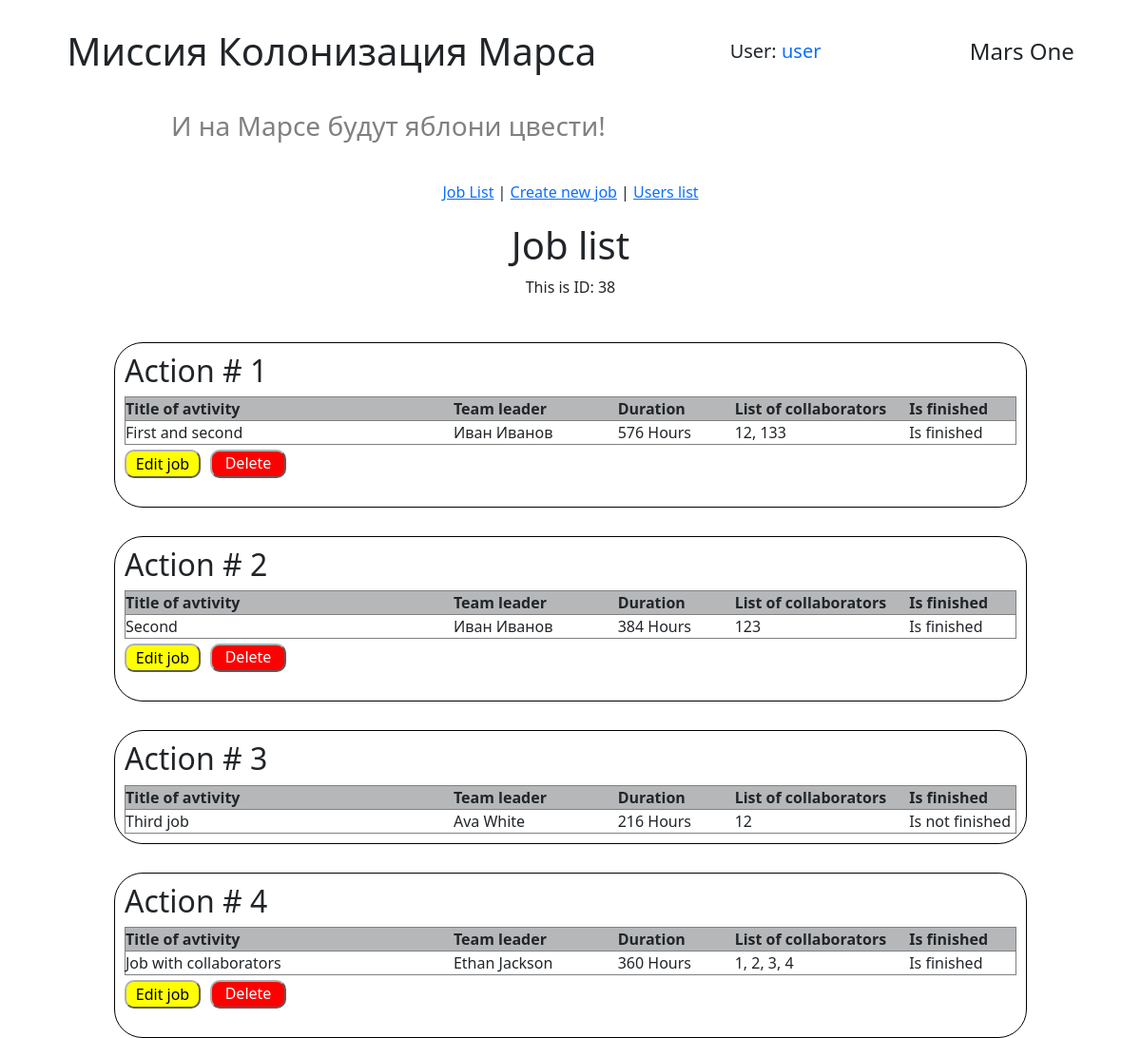
Screenshot of /jobs_list (signed in) with the database file from the repository.
### data/users.py (models this page shows, shortened)
class User(SqlAlchemyBase, UserMixin):
    __tablename__ = 'users'
    id = sqlalchemy.Column(sqlalchemy.Integer, primary_key=True, autoincrement=True)
    surname = sqlalchemy.Column(sqlalchemy.String, nullable=True)
    name = sqlalchemy.Column(sqlalchemy.String, nullable=True)
    age = sqlalchemy.Column(sqlalchemy.Integer, nullable=True)
    position = sqlalchemy.Column(sqlalchemy.String, nullable=True)
    speciality = sqlalchemy.Column(sqlalchemy.String, nullable=True)
    address = sqlalchemy.Column(sqlalchemy.String, nullable=True)
    email = sqlalchemy.Column(sqlalchemy.String, index=True, unique=True, nullable=True)
    hashed_password = sqlalchemy.Column(sqlalchemy.String, nullable=True)
    modified_date = sqlalchemy.Column(sqlalchemy.DateTime, default=datetime.datetime.now)
    news = orm.relationship("News", back_populates='user')

### data/jobs.py (models this page shows)
class Jobs(SqlAlchemyBase):
    __tablename__ = 'jobs'
    id = sqlalchemy.Column(sqlalchemy.Integer, primary_key=True,
                           autoincrement=True)
    author = sqlalchemy.Column(sqlalchemy.Integer,
                               ForeignKey('users.id'), nullable=False)
    team_leader = sqlalchemy.Column(sqlalchemy.Integer,
                                    ForeignKey('users.id'), nullable=False)
    job_title = sqlalchemy.Column(sqlalchemy.String, nullable=True)
    work_size = sqlalchemy.Column(sqlalchemy.Integer, nullable=False)
    collaborators = sqlalchemy.Column(sqlalchemy.String, nullable=True)
    start_date = sqlalchemy.Column(sqlalchemy.DateTime,
                                   default=datetime.datetime.now)
    end_date = sqlalchemy.Column(sqlalchemy.DateTime,
                                 default=datetime.datetime.now)
    is_finished = sqlalchemy.Column(sqlalchemy.Boolean, default=False)
    team_leader_user = relationship("User", backref='team_leader_jobs',
                                    foreign_keys=[team_leader])
    author_user = relationship("User", backref='author_jobs',
                               foreign_keys=[author])

### handlers/work_with_jobs.py (the view)
@work_with_jobs_bp.route('/jobs_list')
@login_required
def get_jobs_list():
    db_ss = db_session.create_session()
    jobs = db_ss.query(Jobs).all()
    current_user_id = current_user.id
    message = get_flashed_messages()
    print(message)
    return render_template('jobs.html', jobs=jobs,
                           current_user_id=current_user_id,
                           message=message)

### data/db_session.py (called while the page is built)
def create_session() -> Session:
    global __factory
    return __factory()

### main.py (called while the page is built)
@login_manager.user_loader
def load_user(user_id):
    db_sess = db_session.create_session()
    return db_sess.query(User).get(user_id)

### templates/jobs.html (shortened to what this page needs)
{% extends "base.html" %}
{% block styles %}
    <link rel="stylesheet" href="{{ url_for('static', filename='css/job_list.css')}}">
{% endblock %}
{% block content %}
<h1>Job list</h1>
<p>This is ID: {{ current_user_id }}</p>
{% for job  in jobs %}
    <div class="action">
        <h2>Action # {{ job.id }} </h2>
        <table>
            <tr>
                <th width="200">Title of avtivity</th>
                <th width="100">Team leader</th>
                <th width="50">Duration</th>
                <th width="50">List of collaborators</th>
                <th width="50">Is finished</th>
            </tr>
            <tr>
                <td>{{ job.job_title }}</td>
                <td>{{ job.team_leader_user.name }} {{ job.team_leader_user.surname }}</td>
                <td>{{ job.work_size }} Hours</td>
                <td>{{ job.collaborators }}</td>
                {% if job.is_finished %}
                    <td>Is finished</td>
                {% else %}
                    <td>Is not finished</td>
                {% endif %}
            </tr>
        </table>
        {% if job.author_user.id == current_user_id or current_user_id == 1 %}
        <div class="buttons_block">
            <form action="{{ url_for('work_with_jobs.edit_job', job_id=job.id )}}" method="get">
                <button class="edit_job_btn" type="submit">Edit job</button>
            </form>
            <form action="{{ url_for('work_with_jobs.delete_job', job_id=job.id )}}" method="post">
                <button class="delete_job_btn" type="submit">Delete job</button>
            </form>
        </div>
        {% endif %}
    </div>
{% endfor %}
{% endblock %}

### templates/base.html (shortened to what this page needs)
<!DOCTYPE html>
<html lang="ru">
<head>
    <link rel="stylesheet"
    href="https://cdn.jsdelivr.net/npm/bootstrap@5.0.0-beta1/dist/css/bootstrap.min.css"
>
    <link rel="stylesheet" href="{{ url_for('static', filename='css/style.css')}}">
    {% block styles %}{% endblock %}
</head>
<body>
    <header>
        <h1>Миссия Колонизация Марса</h1>
        {% if current_user.is_authenticated %}
        <h5> User:
            <a class="navbar-brand" href="/logout">{{ current_user.name }}</a>
        </h5>
        {% else %}
            <div class="auth_buttons">
                <a class="btn btn-primary " href="/register">Зарегистрироваться</a>
                <a class="btn btn-success" href="/login">Войти</a>
            </div>
        {% endif %}
        <h4>Mars One</h4>
    </header>
    <h3 class="second_header_text">И на Марсе будут яблони цвести!</h3>
    <main>
        <nav>
            <a href="/jobs_list">Job List</a> |
            <a href="/create_job">Create new job</a> |
            <a href="/user_list">Users list</a>
        </nav>
        {% block content %}{% endblock %}
    </main>
</body>
</html>

### static/css/style.css (style rules this page uses)
* { margin: 0px; padding: 0px; font-family: 'Segoe UI', Tahoma, Geneva, Verdana, sans-serif; }
header { display: flex; justify-content: space-around; align-items: center; margin-top: 30px; width: 100%; }
main { display: flex; flex-direction: column; align-items: center; height: 100vh; margin-top: 20px; }
nav { margin: 20px; }
.second_header_text { color: grey; margin-top: 30px; margin-left: 15vw; }

### static/css/job_list.css (style rules this page uses)
div.action { border: 1px solid rgb(0, 0, 0); padding: 10px; border-radius: 30px; margin-top: 30px; width: 80%; }
table { width: 100%; }
tr { border: 1px solid grey; }
th { background-color: rgb(181, 183, 185); }
.buttons_block { display: flex; justify-content: space-between; width: 170px; margin-top: 5px; }
.edit_job_btn, .delete_job_btn { border-radius: 10px; border-color: rgb(175, 176, 176); height: 30px; width: 80px; }
.edit_job_btn { background-color: yellow; }
.delete_job_btn { color: white; background-color: red; }

### rows the page displays
User: name "user"
Jobs: id "1", job_title "First and second", team_leader_user.name "Иван", team_leader_user.surname "Иванов", work_size "576", collaborators "12, 133", is_finished "Is finished"
Jobs: id "2", job_title "Second", team_leader_user.name "Иван", team_leader_user.surname "Иванов", work_size "384", collaborators "123", is_finished "Is finished"
Jobs: id "3", job_title "Third job", team_leader_user.name "Ava", team_leader_user.surname "White", work_size "216", collaborators "12", is_finished "Is not finished"
Jobs: id "4", job_title "Job with collaborators", team_leader_user.name "Ethan", team_leader_user.surname "Jackson", work_size "360", collaborators "1, 2, 3, 4", is_finished "Is finished"

### other values shown
{{ current_user_id }} "38"
